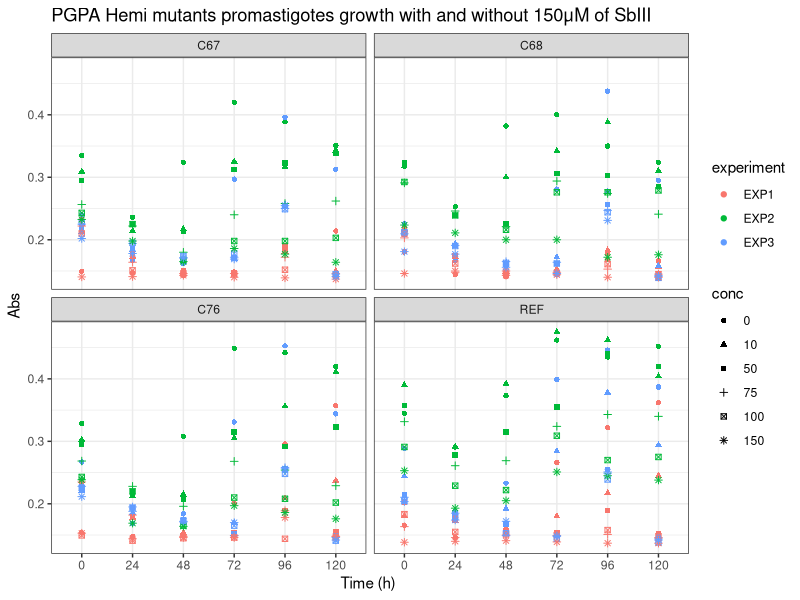
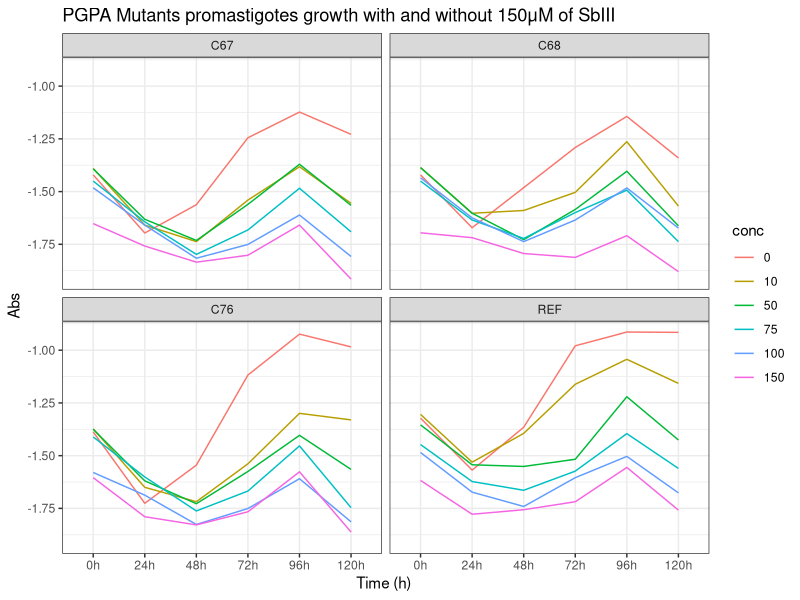
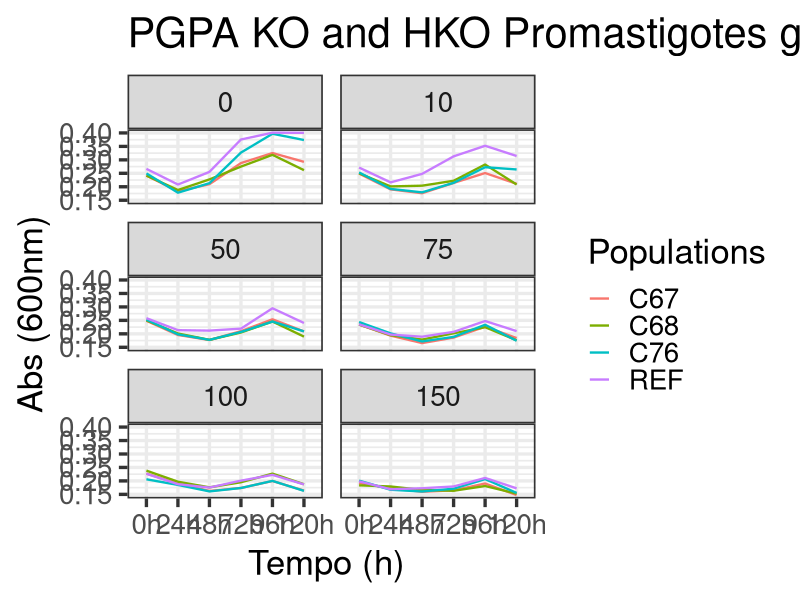
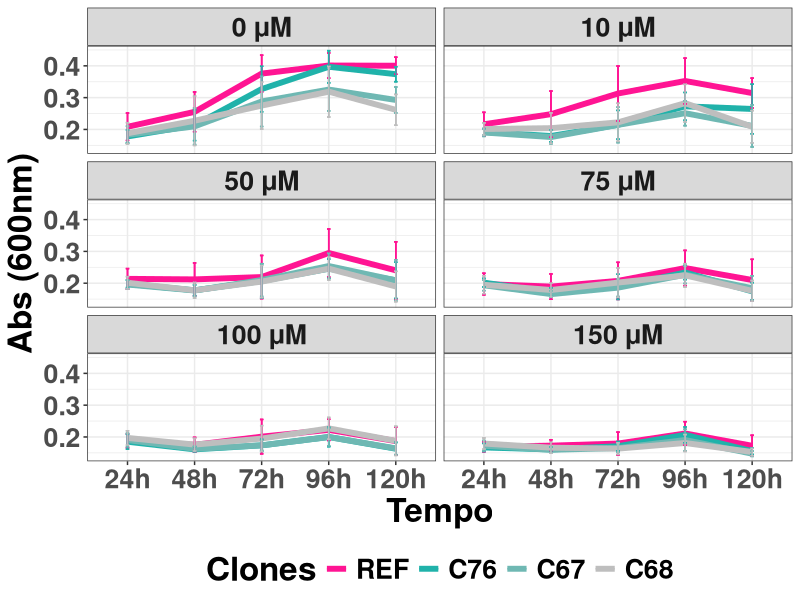
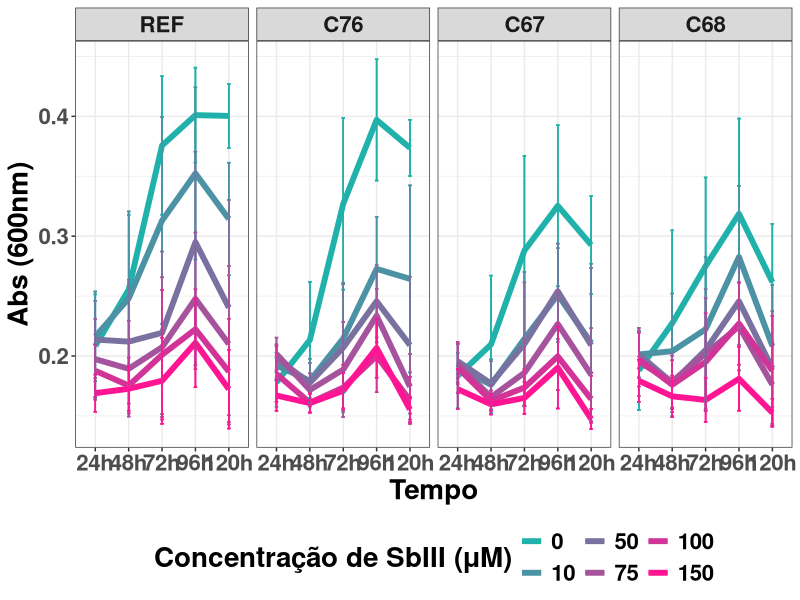
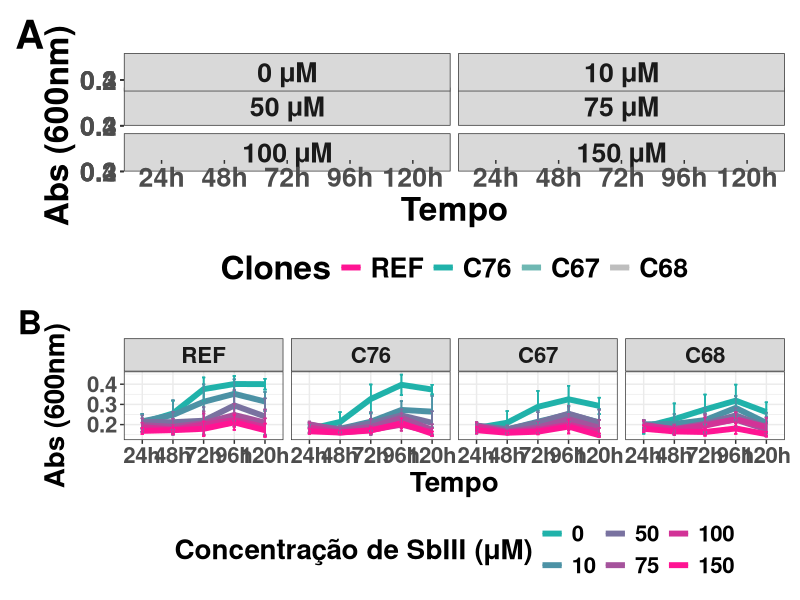
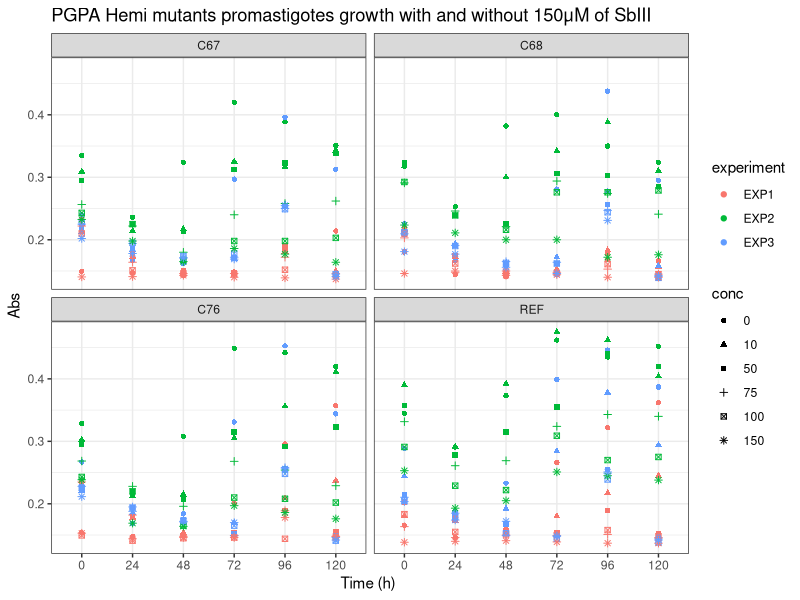
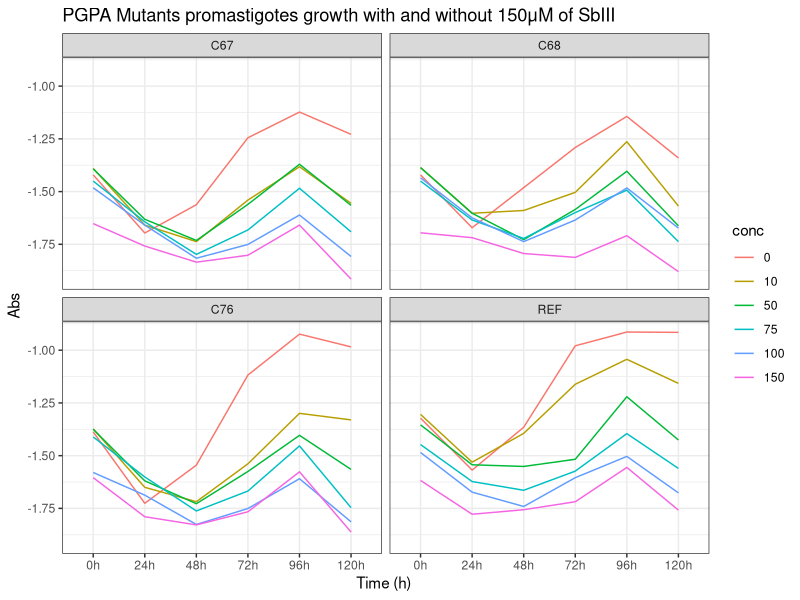

The R script that drew these images, in order:
################################################################################
############## Data cleaning  - Growth Curves PGPA HKO clones  #################
################################################################################

library(dplyr)
library(ggplot2)


#Loading data

DataGC <- read.csv(file = "Data/Processed/DataGC.csv")

# DataGC <-  DataGC[DataGC$tempo != 0, ]
# Checking classes

sapply(DataGC, class)

DataGC$experiment <- as.factor(DataGC$experiment)
DataGC$conc <- as.factor(DataGC$conc)

# EDA

DataGC$tempo <- as.factor(DataGC$tempo)

DataGC_SUM_exp <- DataGC%>%
  group_by(pop, conc, tempo, experiment)%>%
  summarise(abs_exp = mean(abs), sd_value_abs_exp = sd(abs))

# Box-plot

GrowthC_DotPlot <- ggplot(DataGC_SUM_exp, aes(tempo, abs_exp, 
                                              shape = conc, 
                                              color = experiment)) +
  geom_point()+
  ggtitle("PGPA Hemi mutants promastigotes growth with and without 150μM of SbIII") +
  labs(x = " Time (h)  ", y = "Abs")+
  theme(plot.title = element_text(size = 14,face="bold"),
        axis.text.x = element_text(size = 10), 
        axis.text.y = element_text(size = 10),
        axis.title.x = element_text(size = 15),
        axis.title.y = element_text(size = 15))+
  facet_wrap(~pop, nrow = 2)+
  theme_bw()

GrowthC_DotPlot

ggsave("Figuras/01_GrowthC_DotPlot.png")
# Sumarizing

DataGC_sum <- DataGC%>%
  group_by(pop, conc, tempo)%>%
  summarise(mean_value = mean(abs), sd_value = sd(abs))

GrowthC_plot_Clone <- ggplot(DataGC_sum, aes(tempo, log(mean_value), group = conc)) +
  geom_line(aes(color = conc))+
  ggtitle("PGPA Mutants promastigotes growth with and without 150μM of SbIII") +
  labs(x = " Time (h)  ", y = "Abs")+
  theme(plot.title = element_text(size = 14,face="bold"),
        axis.text.x = element_text(size = 10), 
        axis.text.y = element_text(size = 10),
        axis.title.x = element_text(size = 15),
        axis.title.y = element_text(size = 15))+
  scale_x_discrete(labels = c("0h", "24h", "48h", "72h", "96h", "120h")) +
  facet_wrap(~pop, nrow = 2)+
  theme_bw()

GrowthC_plot_Clone
ggsave("Figuras/02_GrowthC_plot_Clone.png")

# Todas juntas


GrowthC_plot <- ggplot(DataGC_sum, aes(tempo, mean_value, group = pop)) +
  geom_line(aes(color  = pop), linewidth = 0.8)+
  ggtitle("PGPA KO and HKO Promastigotes growth with and without SbIII") +
  labs(x = " Tempo (h)  ", y = "Abs (600nm)")+
  theme(base_size = 25)+
  scale_x_discrete(labels = c("0h", "24h", "48h", "72h", "96h","120h")) +
  facet_wrap(DataGC_sum$conc, ncol = 2)+
  theme_bw( base_size = 25)

GrowthC_plot + labs(color = "Populations")
ggsave("Figuras/03_GrowthC_plot.png")

# Remoção do dia zero:

DataGC_def <- DataGC%>%
  filter(tempo!= 0)

DataGC_def$conc <-  as.factor(DataGC_def$conc)

# Sumarização
DataGC_def$pop <- as.factor(DataGC_def$pop)
DataGC_sum <- DataGC_def%>%
  group_by(pop, conc, tempo)%>%
  summarise(mean_value = mean(abs), sd_value = sd(abs))

DataGC_error <- left_join(DataGC_def, DataGC_sum)

# Gŕafico de linhas com barras de erro

P1 <- DataGC_error%>%
  mutate(pop = factor(pop, levels = c("REF", "C76", "C67", "C68")))%>%
  ggplot() +
  aes(x = tempo, y = mean_value, colour = pop, group = pop) +
  geom_line(size = 2) +
  geom_errorbar(aes(ymax = mean_value + sd_value/sqrt(3),
                    ymin  = mean_value - sd_value/sqrt(3)), 
                width = 0.05)+
  scale_color_manual(values = c("deeppink",
                                colorRampPalette(c("lightseagreen", "grey"))(3))) +
  scale_x_discrete(labels = c("24h", "48h", "72h", "96h", "120h"))+
  labs(x = "Tempo",
       y = "Abs (600nm)",
       color = "Clones")+
  theme_bw() +
  facet_wrap(vars(conc),labeller = labeller(conc = c("0" = "0 μM",
                                                     "10" = "10 μM",
                                                     "50" = "50 μM",
                                                     "75" = "75 μM",
                                                     "100" = "100 μM",
                                                     "150" = "150 μM")), 
             nrow = 3)+
  theme(text = element_text(size = 24, face = "bold"),
        legend.position = "bottom")
P1
ggsave("Figuras/04_GrowthC_plot.png")


P2 <- DataGC_error%>%
  mutate(pop = factor(pop, levels = c("REF", "C76", "C67", "C68")))%>%
  ggplot() +
  aes(x = tempo, y = mean_value, group = conc, color = conc) +
  geom_line(size = 2) +
  geom_errorbar(aes(ymax = mean_value + sd_value/sqrt(3),
                    ymin = mean_value - sd_value/sqrt(3)), width = 0.1)+
  facet_wrap(vars(pop), nrow = 1)+
  labs(x = "Tempo",
       y = "Abs (600nm)",
       color = "Concentração de SbIII (μM)")+
  scale_x_discrete(labels = c("24h", "48h", "72h", "96h", "120h"))+
  scale_color_manual(values = c(colorRampPalette(c("lightseagreen","deeppink"))(6)))+
  theme_bw() +
  theme(text = element_text(size = 20, face = "bold"),
        legend.position = "bottom")

P2
ggsave("Figuras/05_GrowthC_plot.png")  


library(patchwork)

P1/P2+ plot_annotation(tag_levels = "A")

ggsave("Figuras/6_GrowthC_plot.png")  
